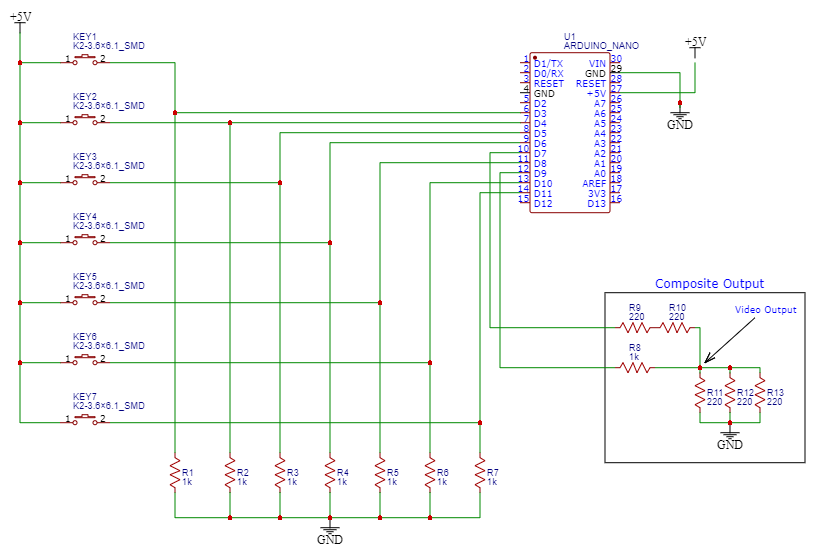
#> input picture Schematic_TV Head_2022-06-15.png, 815 x 557 px
$ python ImageToHex.py '../../../Schematic_TV Head_2022-06-15.png'
#> lines starting #> are read from the running program, lines starting #| are printed output that depends on the picture
from functools import reduce
from operator import mul
from PIL import Image
import sys

binToHex = {
    "0000": "0",
    "0001": "1",
    "0010": "2",
    "0011": "3",
    "0100": "4",
    "0101": "5",
    "0110": "6",
    "0111": "7",
    "1000": "8",
    "1001": "9",
    "1010": "a",
    "1011": "b",
    "1100": "c",
    "1101": "d",
    "1110": "e",
    "1111": "f",
}

# Convert binary value to hex value
def toHex(binary):
    return "0x" + binToHex[binary[:4]] + binToHex[binary[4:]]

# Convert 1D array to 2D array
def convert(lst, shape):
    # Stop is shape is 1D
    if len(shape) == 1:
        return lst

    n = reduce(mul, shape[1:])
    return [convert(lst[i * n : (i + 1) * n], shape[1:]) for i in range(len(lst) // n)]

# Check for image file
if len(sys.argv) == 2:
    print("Usage: python ImageToHex.py <img path>")

# Open image using PIL
path = sys.argv[1]
img = Image.open(path).convert("L")
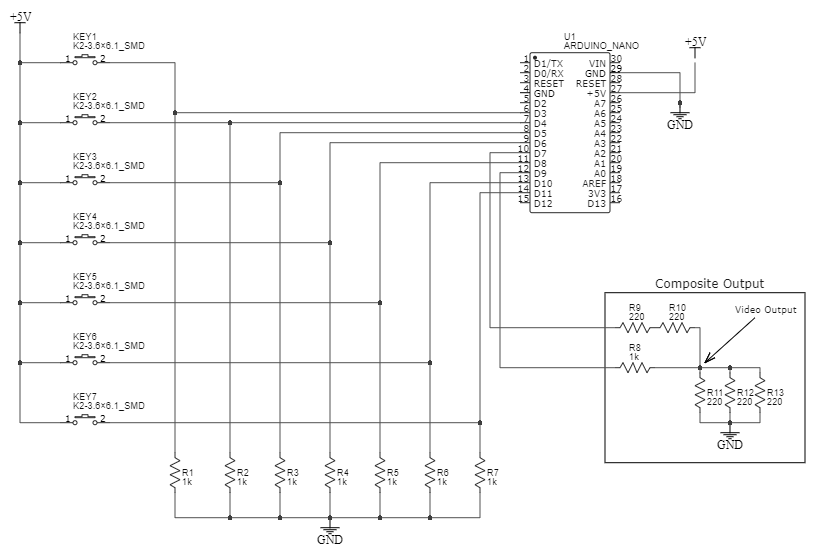
#> img: PIL image 815x557 L; min 0, max 255, mean 248.2
width, height = img.size
#> width = 815; height = 557

# Convert pixels to black/white 2D array
pixels = []
for pixel in img.getdata():
    pixels.append(0 if pixel < 255 else 1)
#> after the loop, pixels = 453955 items
pixels = convert(pixels, (width, height))
#> pixels = 815 items

# Turn image into custom chars
chop = 8
tiles = {}
for i in range(0, width, chop):
    for j in range(0, height, chop):
        tile = []
        for k in range(chop):
            row = ""
            for l in range(chop):
#> (the run stopped early here; a loop or call above may not have finished)
